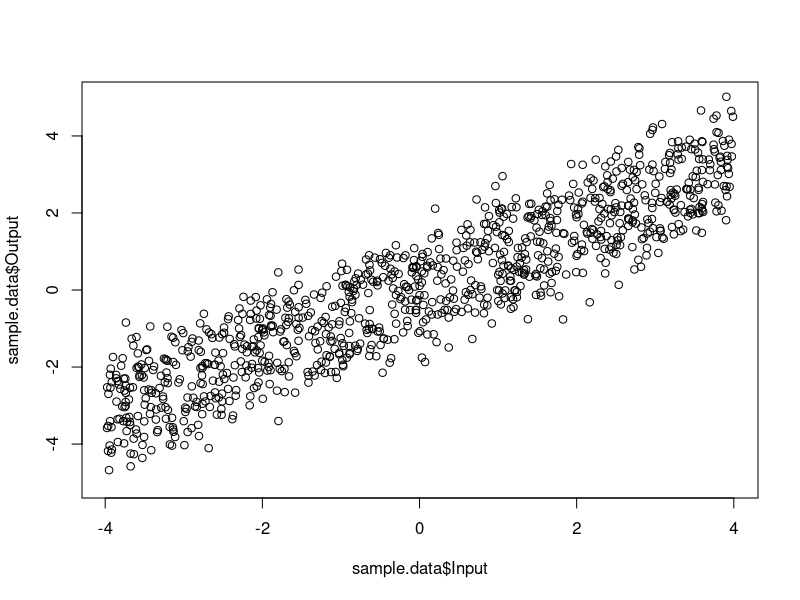
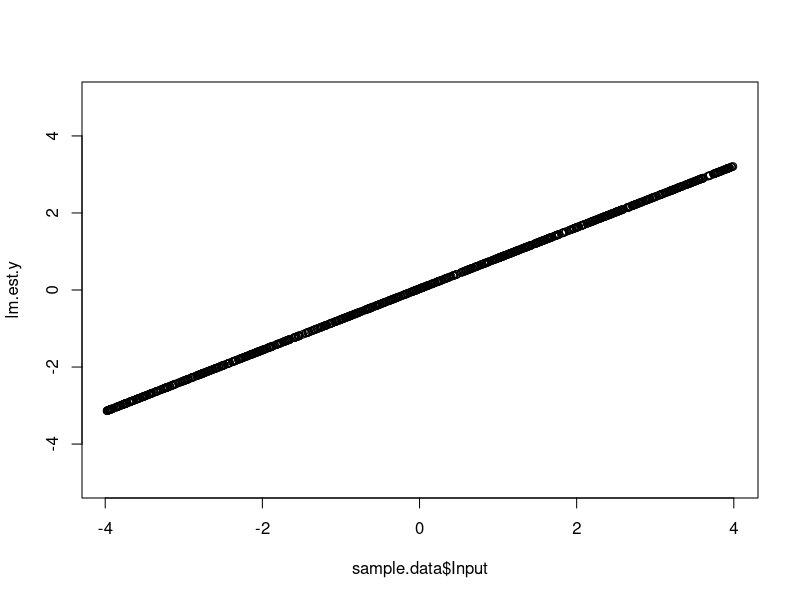
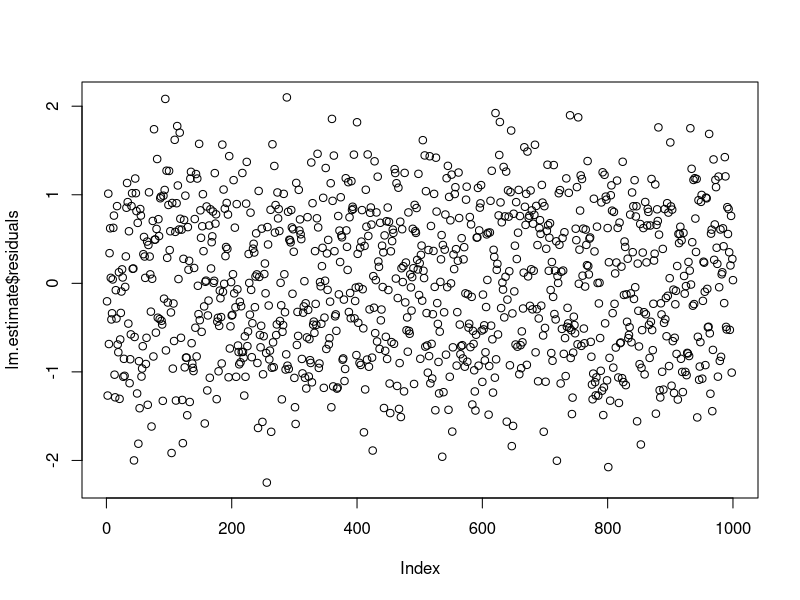
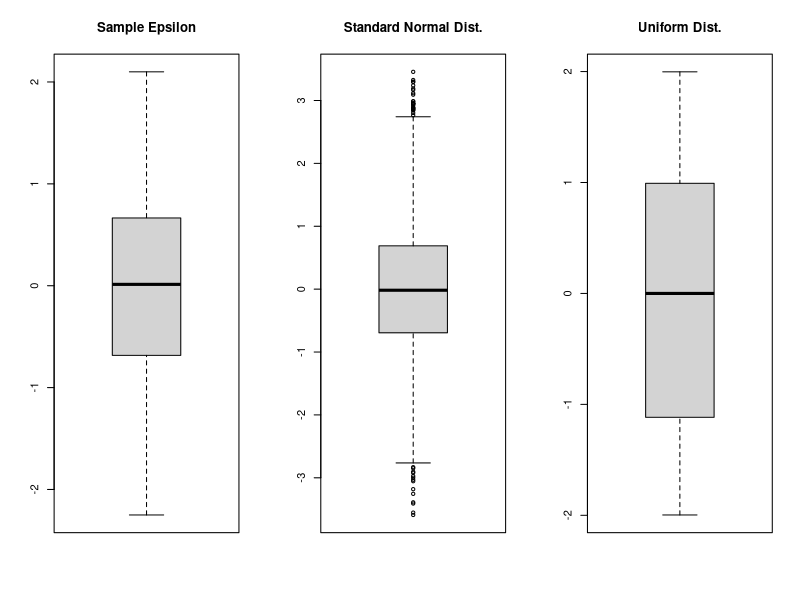
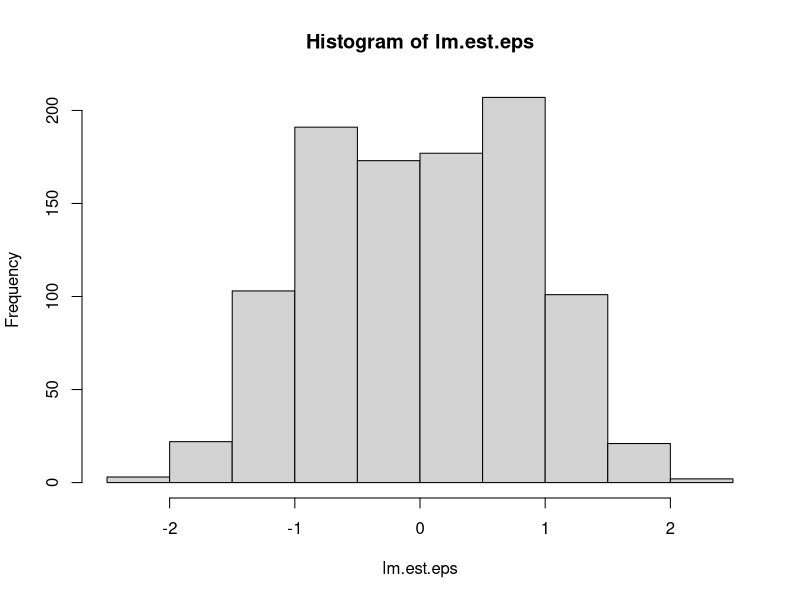
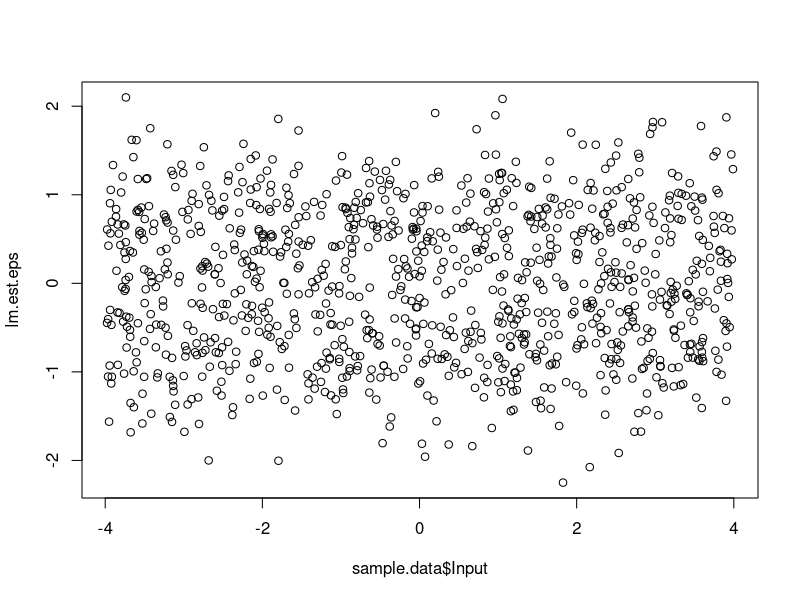
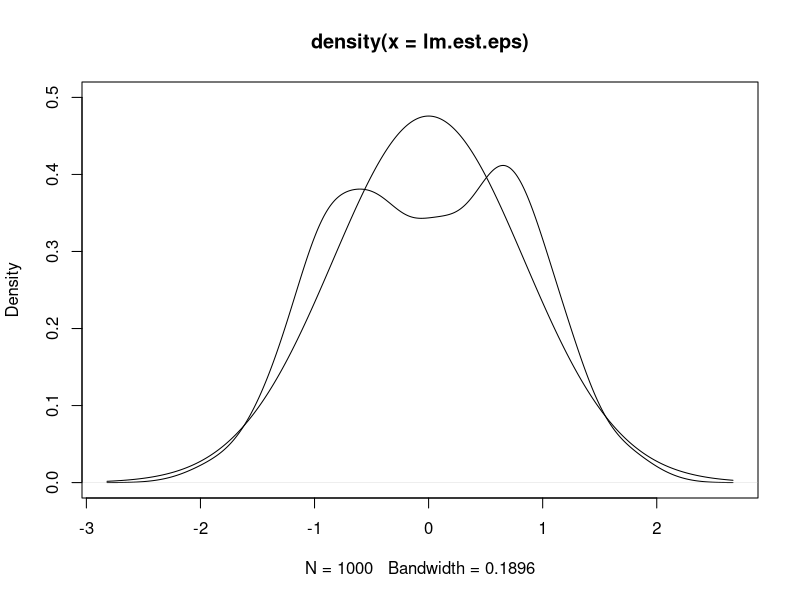
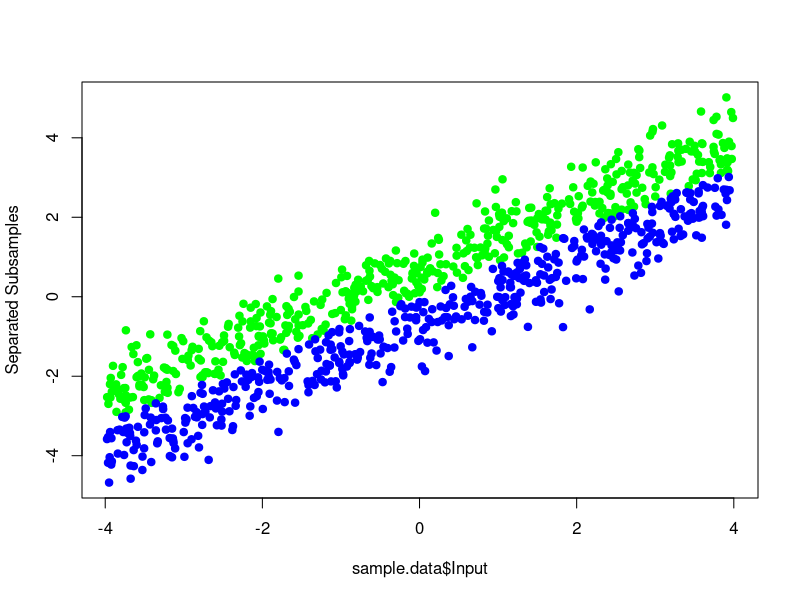

Generate these figures, in order, with R:
## ---- chunk 1
options(scipen = 5)
## ---- chunk 2
# Import linear model ('lm') data
sample.data <- read.csv("ResidualAnalysisProjectData_1.csv")
## ---- chunk 3
head(sample.data)
## ---- chunk 4
plot(sample.data$Input, sample.data$Output, ylim = c(-5, 5))
## ---- chunk 5
lm.estimate <- lm(Output ~ Input, data = sample.data)
names(lm.estimate)
## ---- chunk 6
lm.estimate$coefficients

lm.est.b <- lm.estimate$coefficients[1]
lm.est.a <- lm.estimate$coefficients[2]

lm.est.y <- lm.est.a * sample.data$Input + lm.est.b
plot(sample.data$Input, lm.est.y, ylim = c(-5, 5))
## ---- chunk 7
lm.est.eps <- sample.data$Output - lm.est.y
# The manual calculation and lm() output are nearly identical
(mean(lm.estimate$residuals - lm.est.eps))
(sum(lm.estimate$residuals - lm.est.eps))

plot(lm.estimate$residuals)
## ---- chunk 8
head(lm.estimate$fitted.values)
head(lm.est.y)

(all.equal(as.vector(lm.estimate$fitted.values), lm.est.y))
## ---- chunk 9
(lm.est.summary <- summary(lm.estimate))
## ---- chunk 10
par(mfrow=c(1,3))
boxplot(lm.est.eps, main="Sample Epsilon")
boxplot(rnorm(5000), main="Standard Normal Dist.")
boxplot(runif(500, -2, 2), main="Uniform Dist.")
par(mfrow=c(1,1))

hist(lm.est.eps)
## ---- chunk 11
names(lm.est.summary)
lm.est.summary$sigma
lm.est.summary$sigma^2
## ---- chunk 12
sample.n <- nrow(sample.data)
lm.sigma.sq.byvar <- var(lm.estimate$residuals)

# Convert degrees of freedom
lm.sigma.sq.byvar = lm.sigma.sq.byvar * (sample.n - 1) / lm.estimate$df.residual
## ---- chunk 13
lm.eps.deviation <- lm.estimate$residuals - mean(lm.estimate$residuals)
lm.sigma.sq.bysum <- sum(lm.eps.deviation^2) / lm.estimate$df.residual
## ---- chunk 14
c("By Var()" = lm.sigma.sq.byvar, 
  "By Sum()" = lm.sigma.sq.bysum, 
  "From Model" = lm.est.summary$sigma^2)
## ---- chunk 15
lm.est.eps <- lm.estimate$residuals
plot(sample.data$Input, lm.est.eps)

lm.est.eps.density <- density(lm.est.eps)
plot(lm.est.eps.density, ylim = c(0, 0.5))
lines(lm.est.eps.density$x, 
      dnorm(lm.est.eps.density$x, mean = mean(lm.est.eps), sd = sd(lm.est.eps)))
## ---- chunk 16
c(Left.Mean = mean(lm.est.eps[lm.est.eps < 0]), 
  Right.Mean = mean(lm.est.eps[lm.est.eps > 0]))
## ---- chunk 17
select.seq.unscrambled <- as.integer(lm.est.eps > 0)
head(select.seq.unscrambled, 30)

ChoosePos <- function(j) {
  vapply(seq_along(select.seq.unscrambled), 
         function(i) {switch(select.seq.unscrambled[i] + 1, NA, sample.data[i, j])},
         numeric(1))
}

ChooseNeg <- function(j) {
  vapply(seq_along(select.seq.unscrambled), 
         function(i) {switch(select.seq.unscrambled[i] + 1, sample.data[i, j], NA)},
         numeric(1))
}

lm.subset1 <- sapply(seq_along(sample.data), ChoosePos)
lm.subset2 <- sapply(seq_along(sample.data), ChooseNeg)

head(cbind(lm.subset1, lm.subset2), 30)

# Plot the two clusters
matplot(sample.data$Input, cbind(lm.subset1[, 2], lm.subset2[,2]), 
        type = "p", col = c("green", "blue"), pch = 19, ylab = "Separated Subsamples")

plot(select.seq.unscrambled[1:100], type = "s")
## ---- chunk 18
cm <- as.table(matrix(c(450, 42, 50, 458), ncol = 2, byrow = T, 
               dimnames = list(c("Pred.T", "Pred.F"),
                               c("Act.T", "Act.F"))))
cm
## ---- chunk 19
cm.accuracy <- (cm["Pred.T", "Act.T"] + cm["Pred.F", "Act.F"]) / 1000
cm.sensitivity <- cm["Pred.T", "Act.T"] / sum(cm[,"Act.T"])
cm.specificity <- cm["Pred.F", "Act.F"] / sum(cm[, "Act.F"])
cm.balanced <- (cm.sensitivity + cm.specificity) / 2
(cm.out <- c(Accuracy = cm.accuracy,
             Sensitivity = cm.sensitivity, 
             Specificity = cm.specificity,
             Balanced = cm.balanced))
## ---- chunk 20
lm.subset1.estimate <- lm(Output ~ Input, 
                          data = data.frame(Input = lm.subset1[,1], Output = lm.subset1[,2]))
lm.subset2.estimate <- lm(Output ~ Input, 
                          data = data.frame(Input = lm.subset2[,1], Output = lm.subset2[,2]))
lm.subset1.est.summary <- summary(lm.subset1.estimate)
lm.subset2.est.summary <- summary(lm.subset2.estimate)

lm.subset1.est.summary$coefficients
lm.subset1.est.summary$sigma
lm.subset1.est.summary$df
lm.subset1.est.summary$r.squared
lm.subset1.est.summary$adj.r.squared

lm.subset2.est.summary$coefficients
lm.subset2.est.summary$sigma
lm.subset2.est.summary$df
lm.subset2.est.summary$r.squared
lm.subset2.est.summary$adj.r.squared
## ---- chunk 21
c(lm.est.summary$sigma,
  lm.subset1.est.summary$sigma,
  lm.subset2.est.summary$sigma)
## ---- chunk 22
c(lm.est.summary$r.squared,
  lm.subset1.est.summary$r.squared,
  lm.subset2.est.summary$r.squared)
## ---- chunk 23
rbind(LinearModel=lm.est.summary$fstatistic,
      LinearModelPositive=lm.subset1.est.summary$fstatistic,
      LinearModelNegative=lm.subset2.est.summary$fstatistic)
## ---- chunk 24
lm.est.pf <- pf(lm.est.summary$fstatistic[1], 
                lm.est.summary$fstatistic[2], 
                lm.est.summary$fstatistic[3],lower.tail = FALSE)
lm.subset1.est.pf <- pf(lm.subset1.est.summary$fstatistic[1], 
                        lm.subset1.est.summary$fstatistic[2], 
                        lm.subset1.est.summary$fstatistic[3],lower.tail = FALSE)
lm.subset2.est.pf <- pf(lm.subset2.est.summary$fstatistic[1], 
                        lm.subset2.est.summary$fstatistic[2], 
                        lm.subset2.est.summary$fstatistic[3],lower.tail = FALSE)
c(LinearModel = lm.est.pf,
  LinearModelPositive = lm.subset1.est.pf,
  LinearModelNegative = lm.subset2.est.pf)
## ---- chunk 25
# Plot residuals
matplot(cbind(MixedModelResiduals=c(lm.subset1.est.summary$residuals,
                                    lm.subset2.est.summary$residuals),
              SingleModelResiduals=lm.est.summary$residuals),
        type="p", pch=16, ylab="Residuals before and after unscrambling")

# Estimate standard deviations
apply(cbind(MixedModelResiduals=c(lm.subset1.est.summary$residuals,
                                   lm.subset2.est.summary$residuals),
            SingleModelResiduals=lm.est.summary$residuals),2,sd)
## ---- chunk 26
t1.2 <- round(lm.est.summary$sigma, 4)
t1.3 <- round(lm.subset1.est.summary$sigma, 4)
t1.4 <- round(lm.subset2.est.summary$sigma, 4)
t2.2 <- round(lm.est.summary$r.squared, 4)
t2.3 <- round(lm.subset1.est.summary$r.squared, 4)
t2.4 <- round(lm.subset2.est.summary$r.squared, 4)
t3.2 <- round(lm.est.summary$coefficients[1,4], 4)
t3.3 <- round(lm.subset1.est.summary$coefficients[1,4], 4)
t3.4 <- round(lm.subset2.est.summary$coefficients[1,4], 4)
t4.2 <- round(lm.est.summary$coefficients[2,4], 4)
t4.3 <- round(lm.subset1.est.summary$coefficients[2,4], 4)
t4.4 <- round(lm.subset2.est.summary$coefficients[2,4], 4)
t5.2 <- round(lm.est.summary$fstatistic[1])
t5.3 <- round(lm.subset1.est.summary$fstatistic[1])
t5.4 <- round(lm.subset2.est.summary$fstatistic[1])
